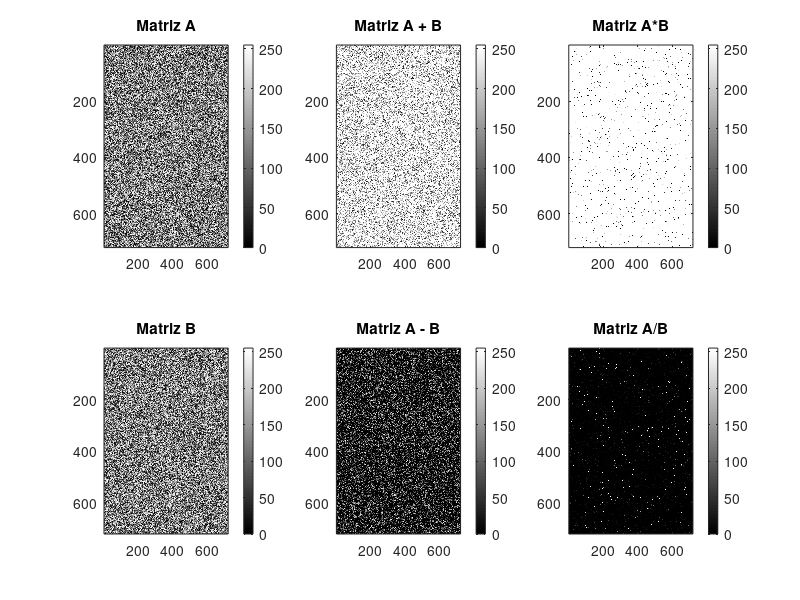

Recreate this plot in MATLAB.
rng = 255;
sz = 720;

A = randi([0, rng], sz, 'uint8');
B = randi([0, rng], sz, 'uint8');

Sum = A + B;
Res = A - B;
Mul = A.*B;
Div = A./B;

Sum(Sum>rng) = rng;
Res(Res>rng) = rng;
Mul(Mul>rng) = rng;
Div(Div>rng) = rng;

subplot (231), imagesc(A), title('Matriz A')
colormap(gray), colorbar

subplot (234), imagesc(B), title('Matriz B')
colormap(gray), colorbar

subplot (232), imagesc(Sum), title('Matriz A + B')
colormap(gray), colorbar

subplot (235), imagesc(Res),  title('Matriz A - B')
colormap(gray), colorbar

subplot (233), imagesc(Mul), title('Matriz A*B')
colormap(gray), colorbar

subplot (236), imagesc(Div), title('Matriz A/B')
colormap(gray), colorbar

% % % % % % % % %

